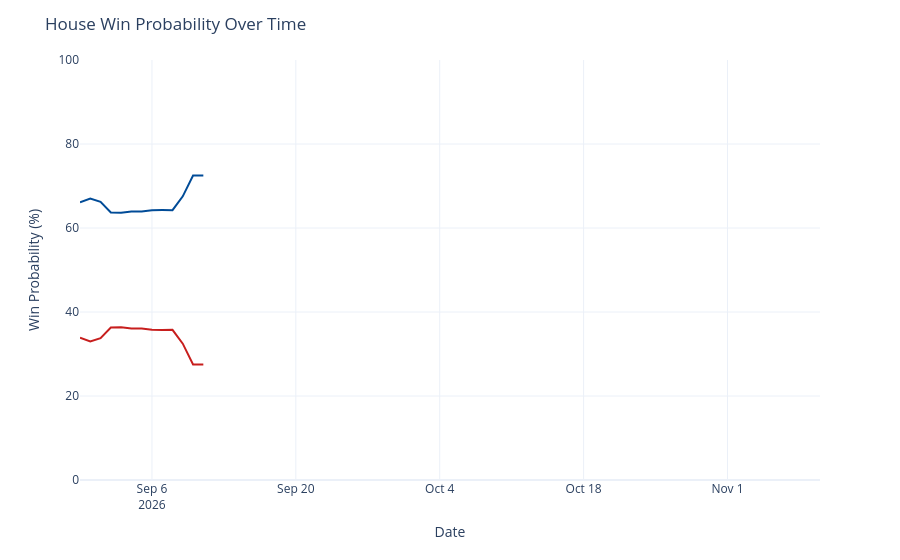

The cell this chart's notebook holds for it:
### Code cell
chance_over_time = output_ts[(output_ts['geo'] == 'US House') &
                             (output_ts['type'] == 'chance')]
chance_over_time['rep_chance'] = chance_over_time['y'].map(lambda x: 100 - x)
chance_over_time = chance_over_time.rename({'y': 'Democrats', 'rep_chance': 'Republicans'}, axis=1)
chance_time_ser = px.line(chance_over_time, x='date', y=['Democrats', 'Republicans'], template='plotly_white',
                         color_discrete_map={'Democrats': '#004b97', 'Republicans': '#c71e1d'},)
chance_time_ser.update_traces(hovertemplate="%{y:.1f}%")
chance_time_ser.update_layout(
    xaxis=dict(range=[pd.to_datetime('2026-08-30'), pd.to_datetime('2026-11-10')]),
    yaxis=dict(range=[0, 100]),
    xaxis_title='Date',
    yaxis_title='Win Probability (%)',
    title=dict(text="House Win Probability Over Time"),
    hovermode="x",
    showlegend=False
)
chance_time_ser

### Figure 1 — Plotly figure (JSON) as saved in the notebook; plotly's stock layout.template omitted (floating-point values rounded to 4 significant figures)
{"data": [{"hovertemplate": "%{y:.1f}%", "legendgroup": "Democrats", "line": {"color": "#004b97", "dash": "solid"}, "marker": {"symbol": "circle"}, "mode": "lines", "name": "Democrats", "orientation": "v", "showlegend": true, "type": "scatter", "x": ["2026-08-30", "2026-08-31", "2026-09-01", "2026-09-02", "2026-09-03", "2026-09-04", "2026-09-05", "2026-09-06", "2026-09-07", "2026-09-08", "2026-09-09", "2026-09-10", "2026-09-11"], "xaxis": "x", "y": [66.12, 67.02, 66.25, 63.69, 63.65, 63.91, 63.91, 64.23, 64.27, 64.25, 67.54, 72.48, 72.48], "yaxis": "y"}, {"hovertemplate": "%{y:.1f}%", "legendgroup": "Republicans", "line": {"color": "#c71e1d", "dash": "solid"}, "marker": {"symbol": "circle"}, "mode": "lines", "name": "Republicans", "orientation": "v", "showlegend": true, "type": "scatter", "x": ["2026-08-30", "2026-08-31", "2026-09-01", "2026-09-02", "2026-09-03", "2026-09-04", "2026-09-05", "2026-09-06", "2026-09-07", "2026-09-08", "2026-09-09", "2026-09-10", "2026-09-11"], "xaxis": "x", "y": [33.88, 32.98, 33.75, 36.31, 36.35, 36.09, 36.09, 35.77, 35.73, 35.75, 32.46, 27.52, 27.52], "yaxis": "y"}], "layout": {"hovermode": "x", "legend": {"title": {"text": "variable"}, "tracegroupgap": 0}, "margin": {"t": 60}, "showlegend": false, "title": {"text": "House Win Probability Over Time"}, "xaxis": {"anchor": "y", "domain": [0, 1], "range": ["2026-08-30T00:00:00", "2026-11-10T00:00:00"], "title": {"text": "Date"}}, "yaxis": {"anchor": "x", "domain": [0, 1], "range": [0, 100], "title": {"text": "Win Probability (%)"}}}}
